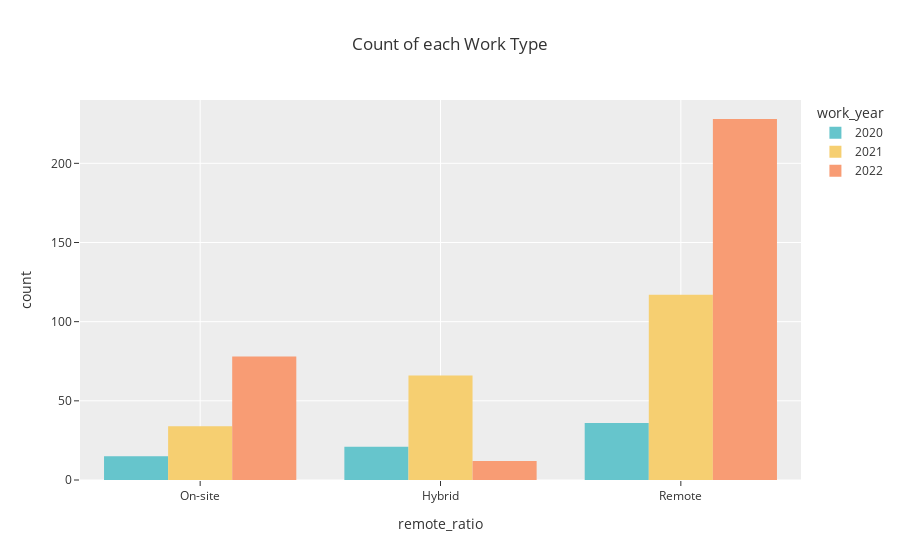

Notebook code for this chart:
### Markdown cell above
most of the employees have full time job

### Code cell
#checking the distribution of remote employees in different years
px.histogram(df, x = 'remote_ratio',color = 'work_year', barmode = 'group',color_discrete_sequence=px.colors.qualitative.Pastel,
             template = 'ggplot2',title='Count of each Work Type')

### Figure 1 — Plotly figure (JSON) as saved in the notebook; plotly's stock layout.template omitted (floating-point values rounded to 4 significant figures; data arrays with more than 128 entries replaced by an {"elided": "..."} marker saying what was removed)
{"data": [{"alignmentgroup": "True", "bingroup": "x", "hovertemplate": "work_year=2020<br>remote_ratio=%{x}<br>count=%{y}<extra></extra>", "legendgroup": "2020", "marker": {"color": "rgb(102, 197, 204)", "pattern": {"shape": ""}}, "name": "2020", "offsetgroup": "2020", "orientation": "v", "showlegend": true, "type": "histogram", "x": ["On-site", "On-site", "Hybrid", "On-site", "Hybrid", "Remote", "Remote", "Hybrid", "Remote", "Hybrid", "On-site", "On-site", "On-site", "Remote", "Remote", "Hybrid", "Remote", "Remote", "Hybrid", "Remote", "On-site", "Remote", "Hybrid", "On-site", "On-site", "Remote", "Hybrid", "On-site", "Remote", "Hybrid", "Remote", "Remote", "Remote", "On-site", "Hybrid", "Hybrid", "Remote", "Hybrid", "Remote", "Remote", "Remote", "Hybrid", "On-site", "Remote", "Hybrid", "Remote", "Remote", "Remote", "Remote", "Hybrid", "On-site", "Remote", "Hybrid", "Remote", "Remote", "Remote", "Remote", "Remote", "Hybrid", "Remote", "Remote", "Remote", "Hybrid", "Remote", "Remote", "Hybrid", "On-site", "Remote", "Remote", "On-site", "Hybrid", "Hybrid"], "xaxis": "x", "yaxis": "y"}, {"alignmentgroup": "True", "bingroup": "x", "hovertemplate": "work_year=2021<br>remote_ratio=%{x}<br>count=%{y}<extra></extra>", "legendgroup": "2021", "marker": {"color": "rgb(246, 207, 113)", "pattern": {"shape": ""}}, "name": "2021", "offsetgroup": "2021", "orientation": "v", "showlegend": true, "type": "histogram", "x": {"elided": "217 str values"}, "xaxis": "x", "yaxis": "y"}, {"alignmentgroup": "True", "bingroup": "x", "hovertemplate": "work_year=2022<br>remote_ratio=%{x}<br>count=%{y}<extra></extra>", "legendgroup": "2022", "marker": {"color": "rgb(248, 156, 116)", "pattern": {"shape": ""}}, "name": "2022", "offsetgroup": "2022", "orientation": "v", "showlegend": true, "type": "histogram", "x": {"elided": "318 str values"}, "xaxis": "x", "yaxis": "y"}], "layout": {"barmode": "group", "legend": {"title": {"text": "work_year"}, "tracegroupgap": 0}, "title": {"text": "Count of each Work Type"}, "xaxis": {"anchor": "y", "domain": [0, 1], "title": {"text": "remote_ratio"}}, "yaxis": {"anchor": "x", "domain": [0, 1], "title": {"text": "count"}}}}
